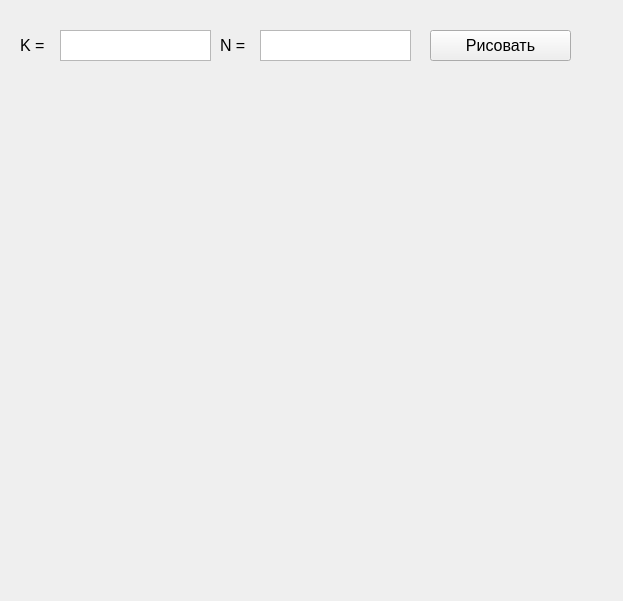
<?xml version="1.0" encoding="UTF-8"?>
<ui version="4.0">
 <class>Form</class>
 <widget class="QWidget" name="Form">
  <property name="geometry">
   <rect>
    <x>0</x>
    <y>0</y>
    <width>623</width>
    <height>601</height>
   </rect>
  </property>
  <property name="font">
   <font>
    <pointsize>12</pointsize>
   </font>
  </property>
  <property name="windowTitle">
   <string>Form</string>
  </property>
  <widget class="QLabel" name="label">
   <property name="geometry">
    <rect>
     <x>20</x>
     <y>30</y>
     <width>41</width>
     <height>31</height>
    </rect>
   </property>
   <property name="text">
    <string>K =</string>
   </property>
  </widget>
  <widget class="QLabel" name="label_2">
   <property name="geometry">
    <rect>
     <x>220</x>
     <y>30</y>
     <width>41</width>
     <height>31</height>
    </rect>
   </property>
   <property name="text">
    <string>N =</string>
   </property>
  </widget>
  <widget class="QTextEdit" name="textEdit_K">
   <property name="geometry">
    <rect>
     <x>60</x>
     <y>30</y>
     <width>151</width>
     <height>31</height>
    </rect>
   </property>
  </widget>
  <widget class="QTextEdit" name="textEdit_N">
   <property name="geometry">
    <rect>
     <x>260</x>
     <y>30</y>
     <width>151</width>
     <height>31</height>
    </rect>
   </property>
  </widget>
  <widget class="QPushButton" name="pushButton">
   <property name="geometry">
    <rect>
     <x>430</x>
     <y>30</y>
     <width>141</width>
     <height>31</height>
    </rect>
   </property>
   <property name="text">
    <string>Рисовать</string>
   </property>
  </widget>
 </widget>
 <resources/>
 <connections/>
</ui>
